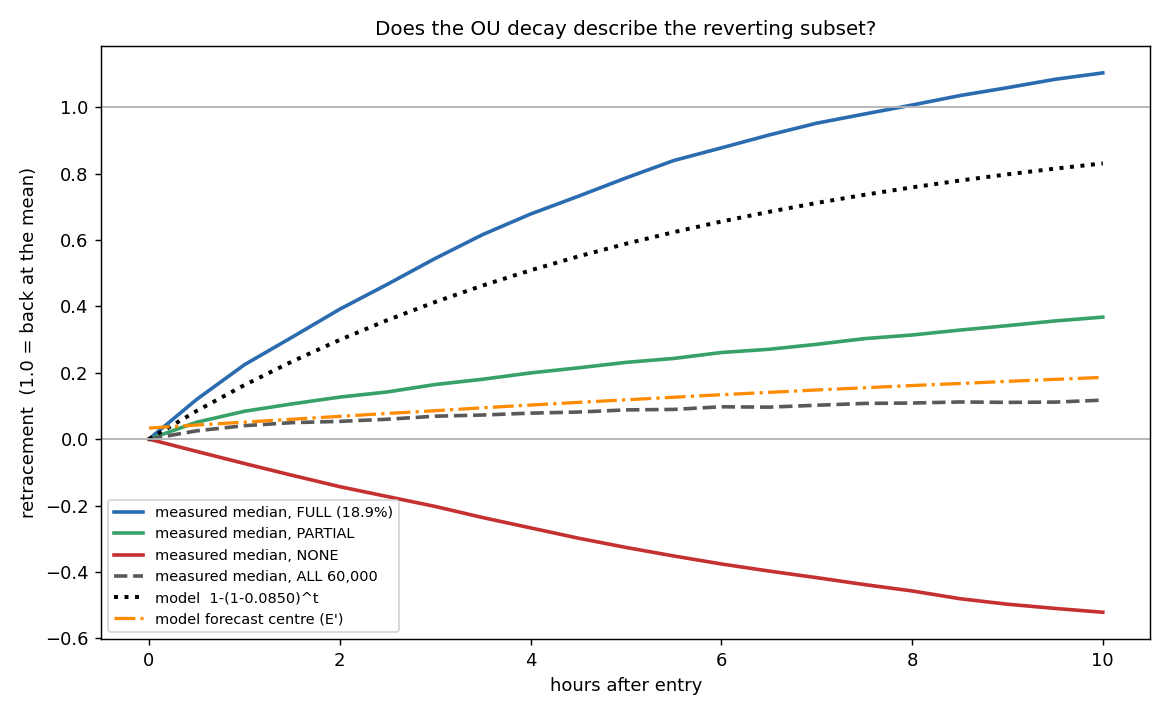

The Python source for this figure:
"""The full-retracement cohort: is the OU parameter right about the wrong episodes?

retracement(t) = (e - z_t)*s/|e|, e = Y[:,0], s = sign(e). 1.0 = back at the mean.
  FULL    max retracement over 20 steps >= 1.0
  PARTIAL not FULL, ended reverted (final retracement > 0)
  NONE    not FULL, ended no better than entry

Model's implied curve is 1-(1-k)^t at k = 0.0850 per 30-min step (the exact
discrete form; 1-exp(-kt) is its continuous approximation and differs by ~4%).
"""
import sys, time, warnings
sys.path.insert(0,"/Users/elvisobondo/Pair_Trading/research")
import numpy as np, pandas as pd
import matplotlib; matplotlib.use("Agg"); import matplotlib.pyplot as plt
from sklearn.ensemble import HistGradientBoostingClassifier as HC
from sklearn.metrics import roc_auc_score
warnings.filterwarnings("ignore")
S="/private/tmp/claude-501/-Users-elvisobondo-Pair-Trading/0189ea06-e901-4d24-83ff-b7b3c5ca8f65/scratchpad/"
exec(open(S+"mixture.py").read().split("def run(nu,mix)")[0])
NU=2.709; K=0.0850

e=Y[:,0]; sg_=np.sign(e); sg_[sg_==0]=1
RET=(e[:,None]-Y)*sg_[:,None]/np.abs(e)[:,None]          # (60000,21) all dislocations
mx=RET[:,1:].max(1); fin=RET[:,20]
FULL=mx>=1.0; PART=(~FULL)&(fin>0); NONE=(~FULL)&(fin<=0)
grp=np.where(FULL,0,np.where(PART,1,2))
print(f"[ALL 60,000]  reverted at all {100*(fin>0).mean():.1f}%   reached half "
      f"{100*(mx>=0.5).mean():.1f}%   FULL {100*FULL.mean():.1f}%")
print(f"[ALL 60,000]  FULL {FULL.sum():,}  PARTIAL {PART.sum():,}  NONE {NONE.sum():,}")
hit=lambda m,thr: np.array([np.argmax(RET[i,1:]>=thr)+1 for i in np.flatnonzero(m)])
print(f"[ALL] median time to half among those reaching it: {np.median(hit(mx>=0.5,0.5))*0.5:.1f}h")
print(f"[ALL] median time to FULL among those reaching it: {np.median(hit(FULL,1.0))*0.5:.1f}h\n")

# ---- model, configuration E', held out ----
gte=grp[te]; eT=e[te]; sT=sg_[te]; RT=RET[te]
MP=np.empty((n,HOR+1)); prevp=np.empty(n); cmod=np.empty(n)
ERR={1:np.empty(n),HOR:np.empty(n)}; SDv={1:np.empty(n),HOR:np.empty(n)}; outs=np.empty(n,bool)
for lo in range(0,n,CH):
    hi=min(lo+CH,n); k=hi-lo; sl=slice(lo,hi); rng=np.random.default_rng(1000+lo)
    mi=(np.repeat(m[sl][:,None],NS,1)*np.exp(rng.normal(0,SD,(k,NS))-RV/2)).astype(np.float32)
    vL,vX,vR=QL*mi,QX*mi,R*mi
    dr=lambda v:(rng.standard_t(NU,(k,NS))*np.sqrt(v*(NU-2)/NU)).astype(np.float32)
    reg=(rng.random((k,NS))>p[0][sl][:,None]).astype(np.int8)
    Ls=np.where(reg==0,L[0][sl][:,None],L[1][sl][:,None]).astype(np.float32)
    Xs=np.where(reg==0,X[0][sl][:,None],X[1][sl][:,None]).astype(np.float32)
    cur=Ls+Xs+dr(vR); MP[sl,0]=cur.mean(1)
    for s_ in range(1,HOR+1):
        sw=rng.random((k,NS)); stay=np.where(reg==0,1-T[0,1],1-T[1,0])
        reg=np.where(sw<stay,reg,1-reg)
        Ls=Ls+dr(vL); kk=np.where(reg==0,KR,KD).astype(np.float32); Xs=Xs*(1-kk)+dr(vX)
        cur=Ls+Xs+dr(vR); MP[sl,s_]=cur.mean(1)
        if s_ in (1,HOR): ERR[s_][sl]=Yte[sl,s_]-cur.mean(1); SDv[s_][sl]=cur.std(1)
    mv=(cur-eT[sl][:,None])*sT[sl][:,None]
    prevp[sl]=(mv<0).mean(1)
    rk=(cur<Yte[sl,HOR][:,None]).mean(1); outs[sl]=(rk<=1.0/NS)|(rk>=1-1.0/NS)
    cmod[sl]=crps(cur.astype(np.float64),Yte[sl,HOR])
MPR=(eT[:,None]-MP)*sT[:,None]/np.abs(eT)[:,None]        # model centre, retracement units
cdisp=(MP[:,HOR]-eT)*sT

def clim(sub,seed=11):
    ch=(Yte[sub,HOR]-eT[sub])
    E=eT[sub][:,None]+np.random.default_rng(seed).choice(ch-ch.mean(),size=(len(sub),200),replace=True)
    return crps(E,Yte[sub,HOR]).mean()
print("="*118); print("PER GROUP, held out (18,064), configuration E'"); print("="*118)
print(f"{'group':<9}{'n':>7}{'share':>8}{'centre disp':>13}{'pred rev p':>13}{'CRPS/clim':>11}"
      f"{'band.5h':>9}{'cov.5h':>8}{'band10h':>9}{'cov10h':>8}{'out':>7}{'|z|':>7}{'r2':>7}{'v_0':>7}")
r2v=M.r2.to_numpy()[te]; absz=np.abs(eT)
for g,nm in ((0,"FULL"),(1,"PARTIAL"),(2,"NONE")):
    sub=np.flatnonzero(gte==g)
    print(f"{nm:<9}{len(sub):>7}{100*len(sub)/n:>7.1f}%"
          f"{cdisp[sub].mean():>8.3f}±{cdisp[sub].std():<4.2f}"
          f"{prevp[sub].mean():>8.3f}±{prevp[sub].std():<4.3f}"
          f"{100*cmod[sub].mean()/clim(sub):>10.1f}%"
          f"{np.std(ERR[1][sub])/SDv[1][sub].mean():>9.2f}"
          f"{100*np.mean(np.abs(ERR[1][sub]/SDv[1][sub])<=1.645):>7.1f}%"
          f"{np.std(ERR[HOR][sub])/SDv[HOR][sub].mean():>9.2f}"
          f"{100*np.mean(np.abs(ERR[HOR][sub]/SDv[HOR][sub])<=1.645):>7.1f}%"
          f"{100*outs[sub].mean():>6.2f}%{np.median(absz[sub]):>7.2f}"
          f"{np.median(r2v[sub]):>7.3f}{np.median(m[sub]):>7.2f}")
print(f"\n  the clincher: predicted reversion probability is "
      f"{' / '.join(f'{prevp[gte==g].mean():.3f}' for g in (0,1,2))} for FULL / PARTIAL / NONE",flush=True)

# ---- retracement curves ----
t=np.arange(21); mcurve=1-(1-K)**t
print("\n"+"="*118); print("MEDIAN RETRACEMENT PATH vs the model's k=0.0850 curve (all 60,000)"); print("="*118)
print(f"{'hours':>7}"+"".join(f"{v:>9.1f}" for v in t[::4]*0.5))
print(f"{'model':>7}"+"".join(f"{mcurve[i]:>9.3f}" for i in range(0,21,4)))
for g,nm in ((0,"FULL"),(1,"PARTIAL"),(2,"NONE")):
    md=np.median(RET[grp==g],axis=0)
    print(f"{nm:>7}"+"".join(f"{md[i]:>9.3f}" for i in range(0,21,4)))
pop=np.median(RET,axis=0)
print(f"{'ALL':>7}"+"".join(f"{pop[i]:>9.3f}" for i in range(0,21,4)))
mm=np.median(MPR,axis=0)
print(f"{'E-centre':>7}"+"".join(f"{mm[i]:>9.3f}" for i in range(0,21,4)))

plt.figure(figsize=(9,5.5))
for g,nm,c in ((0,"FULL (18.9%)","#2b6cb0"),(1,"PARTIAL","#38a169"),(2,"NONE","#c53030")):
    plt.plot(t*0.5,np.median(RET[grp==g],axis=0),color=c,lw=2,label=f"measured median, {nm}")
plt.plot(t*0.5,pop,color="0.35",lw=2,ls="--",label="measured median, ALL 60,000")
plt.plot(t*0.5,mcurve,color="black",lw=2.2,ls=":",label="model  1-(1-0.0850)^t")
plt.plot(t*0.5,mm,color="darkorange",lw=1.8,ls="-.",label="model forecast centre (E')")
plt.axhline(1.0,color="0.7",lw=1); plt.axhline(0,color="0.7",lw=1)
plt.xlabel("hours after entry"); plt.ylabel("retracement  (1.0 = back at the mean)")
plt.title("Does the OU decay describe the reverting subset?",fontsize=11)
plt.legend(fontsize=8); plt.tight_layout(); plt.savefig(S+"cohort.png",dpi=130)
print(f"\nwrote cohort.png",flush=True)

# ---- can anything pick FULL out in advance? ----
print("\n"+"="*118); print("PREDICTING 'FULL' IN ADVANCE  (base rate 18.9%, a harder target than 56%)"); print("="*118)
yF=FULL.astype(int)
f2=np.load(S+"extfeat.npz"); BOTH=np.column_stack([f2["EXT"],f2["WIN"]])
du=np.unique(dte); pos={d:np.flatnonzero(dte==d) for d in du}
rb=np.random.default_rng(5)
BOOT=[np.concatenate([pos[d] for d in rb.choice(du,len(du),replace=True)]) for _ in range(300)]
def auc_ci(pred,yy):
    o=np.empty(len(BOOT))
    for i,ix in enumerate(BOOT):
        try: o[i]=roc_auc_score(yy[ix],pred[ix])
        except Exception: o[i]=np.nan
    return np.nanpercentile(o,2.5),np.nanpercentile(o,97.5)
fd=np.sort(np.unique(day[tr])); vcut=fd[int(0.8*len(fd))]
trm=tr&(day<vcut); vam=tr&(day>=vcut)
P=dict(max_iter=200,early_stopping=False,learning_rate=0.05,max_leaf_nodes=15,
       l2_regularization=1.0,min_samples_leaf=50)
def tree(X,y,seed=0):
    mo=HC(**P,random_state=seed).fit(X[trm],y[trm])
    sv=list(mo.staged_decision_function(X[vam])); st=list(mo.staged_decision_function(X[te]))
    b=int(np.argmax([roc_auc_score(y[vam],q.ravel()) for q in sv]))
    return roc_auc_score(y[te],st[b].ravel()), st[b].ravel()
cells=0; print(f"{'predictor':<34}{'AUC':>9}{'95% day-clustered':>22}{'gate':>7}")
for nm,pv in (("model reversion probability",prevp),("|z| at entry",absz),
              ("v_0 volatility prediction",m)):
    a=roc_auc_score(yF[te],pv); a=max(a,1-a); pv2=pv if roc_auc_score(yF[te],pv)>=0.5 else -pv
    lo,hi=auc_ci(pv2,yF[te]); cells+=1
    print(f"{nm:<34}{a:>9.4f}  [{lo:>7.4f},{hi:>7.4f}]{'PASS' if (a>0.55 and lo>0.5) else 'fail':>7}")
a,pr_=tree(BOTH,yF); lo,hi=auc_ci(pr_,yF[te]); cells+=1
print(f"{'boosted tree, 62 features':<34}{a:>9.4f}  [{lo:>7.4f},{hi:>7.4f}]"
      f"{'PASS' if (a>0.55 and lo>0.5) else 'fail':>7}")
print(f"\n[CELLS] {cells}; expected false positives at a 95% interval: {cells*0.05:.1f}")
nd=[]
for k2 in range(15):
    r=np.random.default_rng(300+k2); dmap={d:v for d,v in zip(fd,r.permutation(fd))}
    yp=yF.copy()
    for d in fd:
        A=np.flatnonzero((day==d)&tr); B=np.flatnonzero(day==dmap[d])
        if len(A) and len(B): yp[A]=yF[r.choice(B,len(A),replace=True)]
    nd.append(tree(BOTH,yp,seed=k2)[0])
nd=np.array(nd)
print(f"[NULL ] day-shuffle: mean {nd.mean():.4f} [{nd.min():.4f},{nd.max():.4f}]   "
      f"REAL {a:.4f}   {'OUTSIDE' if a>nd.max() else 'inside'} the null")
